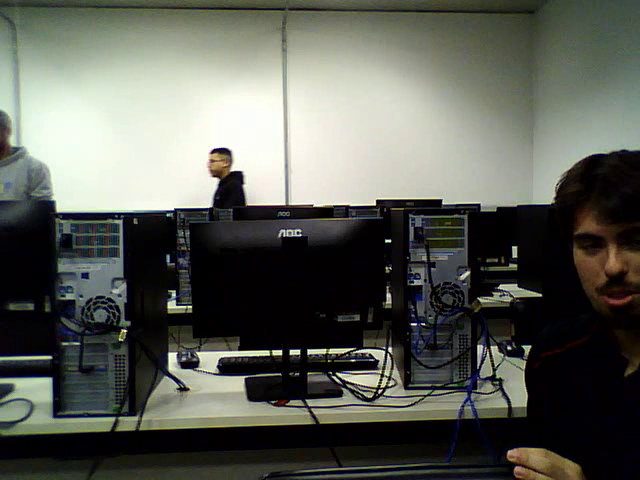
#> input picture frame 15 of lab1_arquivos/video1-comObjeto-rapido.avi, 640 x 480 px, given in place of the camera
$ python movie3d_eduarda.py
#> lines starting #> are read from the running program, lines starting #| are printed output that depends on the picture
import numpy as np
import cv2
import os
import time

# IDs das webcams físicas (0 e 2 conforme os testes)
CamL_id = 0
CamR_id = 2

CamL = cv2.VideoCapture(CamL_id)
CamR = cv2.VideoCapture(CamR_id)

# Captura um frame inicial para descobrir a resolução real das câmeras
retL, imgL_init = CamL.read()
#> imgL_init is the input picture: shape (480, 640, 3); mean B, G, R 86.1, 93.7, 91.6
if not retL:
    print("Erro crítico: Não foi possível acessar as câmeras. Verifique os cabos USB.")
    exit(-1)

h_live, w_live = imgL_init.shape[:2]
#> h_live = 480; w_live = 640
print(f"Câmeras prontas. Resolução de gravação: {w_live}x{h_live}")
#| Câmeras prontas. Resolução de gravação: 640x480

# Garante que a pasta data existe
if not os.path.exists('data'):
    os.makedirs('data')

# --- CONFIGURAÇÃO DOS GRAVADORES DUPLOS ---
# 1. Gravador MP4
fourcc_mp4 = cv2.VideoWriter_fourcc(*'mp4v')
filename_mp4 = 'data/video_3d_analifo_garrafa.mp4'
writer_mp4 = cv2.VideoWriter(filename_mp4, fourcc_mp4, 20.0, (w_live, h_live))

# 2. Gravador AVI
fourcc_avi = cv2.VideoWriter_fourcc(*'XVID')
filename_avi = 'data/video_3d_analifo_garrafa.avi'
writer_avi = cv2.VideoWriter(filename_avi, fourcc_avi, 20.0, (w_live, h_live))

if not writer_mp4.isOpened() or not writer_avi.isOpened():
    print("Erro: O OpenCV não conseguiu inicializar um dos gravadores de vídeo.")
    exit(-1)

print("\n--- INICIANDO GRAVAÇÃO DUPLA REVERTIDA/CORRIGIDA ---")
print("-> O efeito 3D agora está alinhado corretamente com os óculos.")
print(f"-> Gravando MP4 em: {filename_mp4}")
print(f"-> Gravando AVI em: {filename_avi}")
print("A gravação vai durar exatamente 15 segundos...")

start_time = time.time()
duracao_segundos = 15

while True:
    retR, imgR = CamR.read()
    retL, imgL = CamL.read()
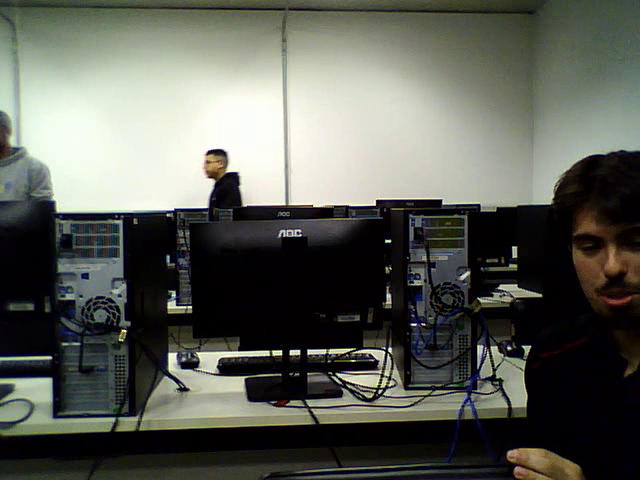
#> input picture frame 16 of lab1_arquivos/video1-comObjeto-rapido.avi, 640 x 480 px, given in place of the camera
#> imgL is the input picture: shape (480, 640, 3); mean B, G, R 86.5, 93.9, 92

    if not retL or not retR:
        print("Erro de sinal no meio da gravação.")
        break

    # Calcula o cronômetro
    tempo_passado = time.time() - start_time
    tempo_restante = int(duracao_segundos - tempo_passado)

    # Condição de parada automática (15 segundos)
    if tempo_passado >= duracao_segundos:
        print("\nTempo limite de 15 segundos atingido!")
        break

    # === ALGORITMO DE MONTAGEM DO ANÁGLIFO CORRIGIDO ===
    output = np.zeros_like(imgR)

    # Inversão correta para óculos Vermelho/Azul padrão no OpenCV (BGR):
    output[:,:,0] = imgL[:,:,0] # Canal Azul (Blue) vem da câmera ESQUERDA
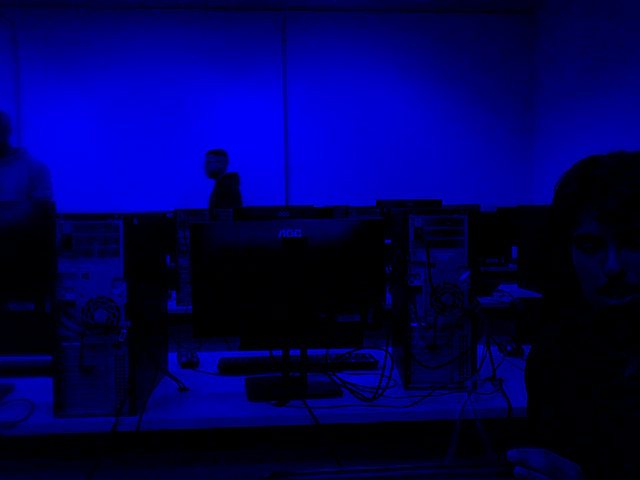
#> output: shape (480, 640, 3); mean B, G, R 86.5, 0, 0
    output[:,:,1] = imgL[:,:,1] # Canal Verde (Green) vem da câmera ESQUERDA
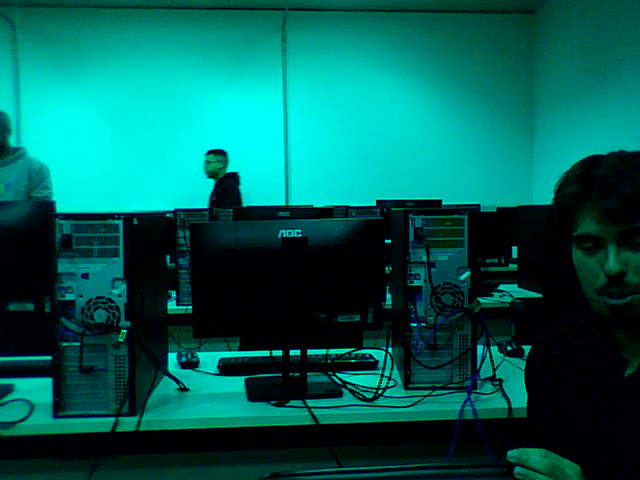
#> output: shape (480, 640, 3); mean B, G, R 86.5, 93.9, 0
    output[:,:,2] = imgR[:,:,2] # Canal Vermelho (Red) vem da câmera DIREITA

    # Grava o frame corrigido nos dois arquivos de forma simultânea
    writer_mp4.write(output)
    writer_avi.write(output)

    # Cria uma cópia limpa para a janela de exibição com o texto do cronômetro
    tela_exibicao = output.copy()
    cv2.putText(tela_exibicao, f"Gravando 3D Correto: {tempo_restante}s restantes", (30, 50),
                cv2.FONT_HERSHEY_SIMPLEX, 0.8, (0, 255, 0), 2)
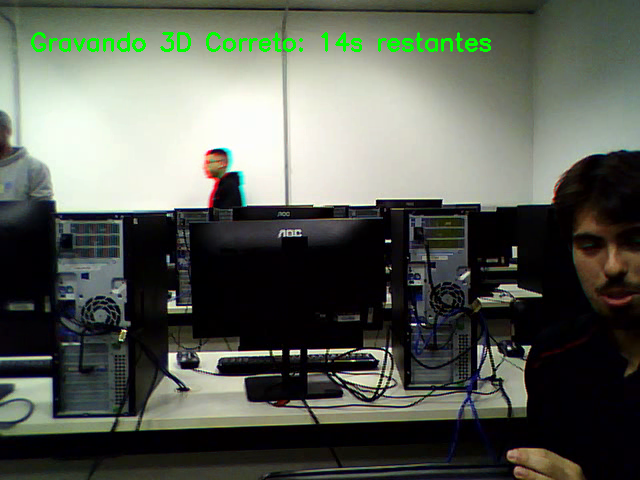
#> tela_exibicao: shape (480, 640, 3); mean B, G, R 85.3, 95, 90.3

    # Mostra o resultado final na tela
    cv2.imshow("Gravador Duplo 3D - Canais Corrigidos", tela_exibicao)

    # Permite interromper a gravação antes se pressionar 'q'
    if (cv2.waitKey(1) & 0xFF) == ord('q'):
#> (key q is pressed here)
        print("\nGravação interrompida manualmente.")
        break

# Desliga as câmeras e fecha os arquivos de vídeo com segurança
CamR.release()
CamL.release()
writer_mp4.release()
writer_avi.release()
cv2.destroyAllWindows()

print("\n--- PROCESSAMENTO FINALIZADO ---")
print(f"1. Arquivo salvo: {filename_avi}")
print(f"2. Arquivo salvo: {filename_mp4}")

$ run again, starting later in the video
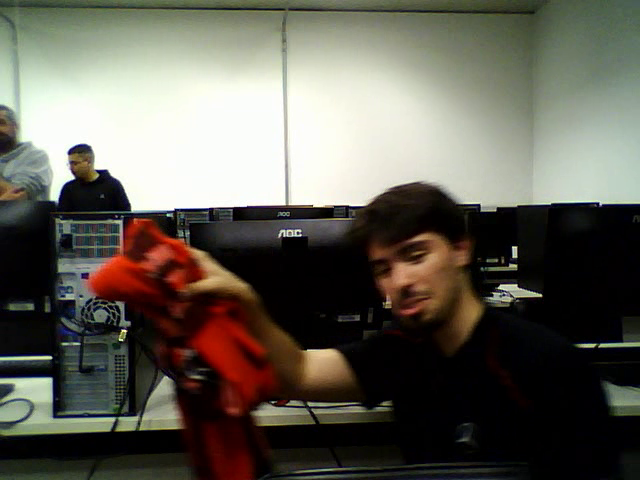
#> input picture frame 71 of lab1_arquivos/video1-comObjeto-rapido.avi, 640 x 480 px, given in place of the camera
#> imgL_init is the input picture: shape (480, 640, 3); mean B, G, R 84.8, 94.4, 97.7
#| Câmeras prontas. Resolução de gravação: 640x480
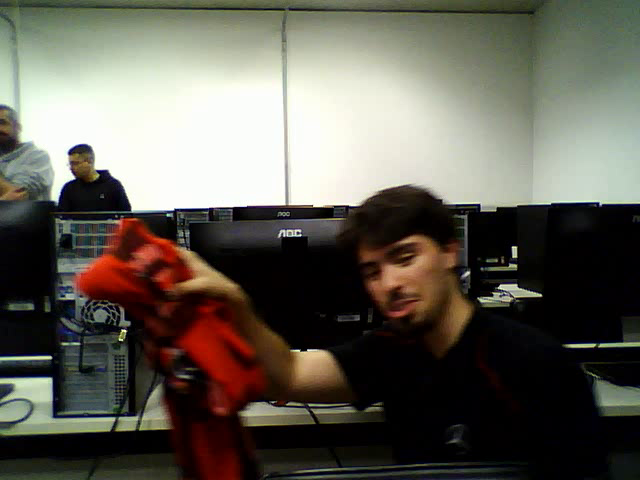
#> input picture frame 72 of lab1_arquivos/video1-comObjeto-rapido.avi, 640 x 480 px, given in place of the camera
#> imgL is the input picture: shape (480, 640, 3); mean B, G, R 84.8, 94.2, 97.8
#> `cv2.putText(tela_exibicao, f"Gravando 3D Correto: {tempo_restante}s re..`:
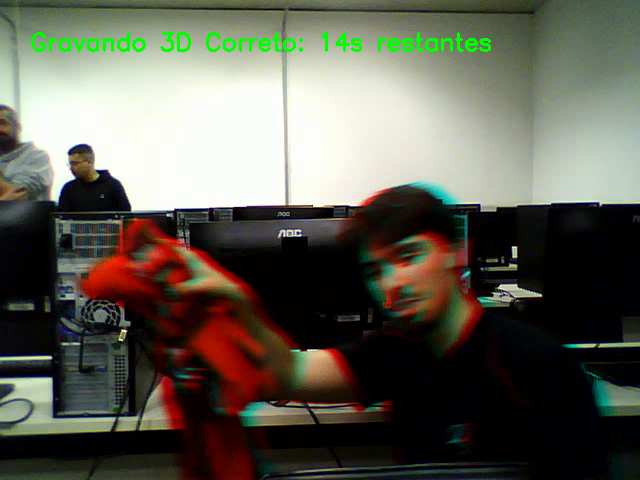
#> tela_exibicao: shape (480, 640, 3); mean B, G, R 83.5, 95.1, 96.3

$ run again, starting later in the video
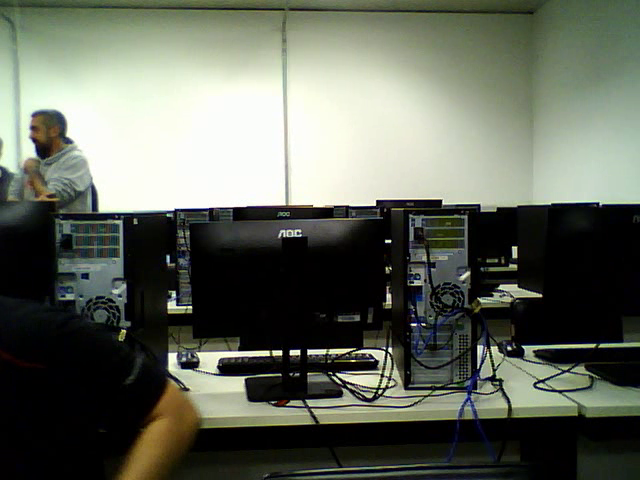
#> input picture frame 126 of lab1_arquivos/video1-comObjeto-rapido.avi, 640 x 480 px, given in place of the camera
#> imgL_init is the input picture: shape (480, 640, 3); mean B, G, R 90.8, 102.5, 97.7
#| Câmeras prontas. Resolução de gravação: 640x480
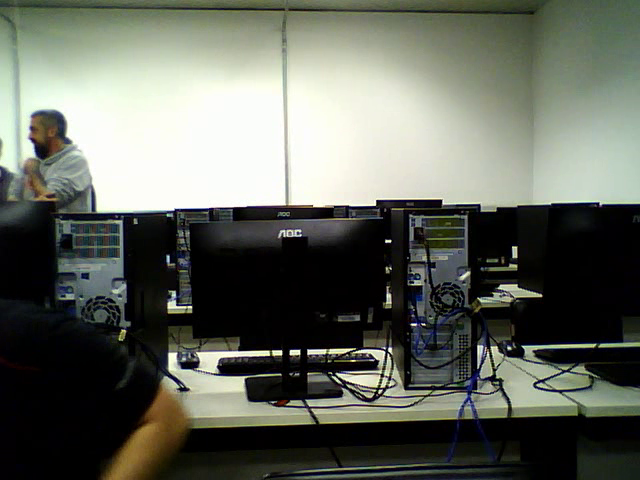
#> input picture frame 127 of lab1_arquivos/video1-comObjeto-rapido.avi, 640 x 480 px, given in place of the camera
#> imgL is the input picture: shape (480, 640, 3); mean B, G, R 93.1, 102.6, 99
#> `cv2.putText(tela_exibicao, f"Gravando 3D Correto: {tempo_restante}s re..`:
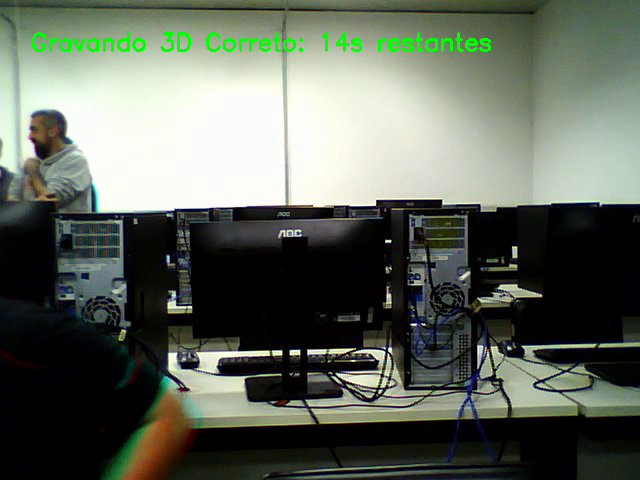
#> tela_exibicao: shape (480, 640, 3); mean B, G, R 91.8, 103.5, 96.3
